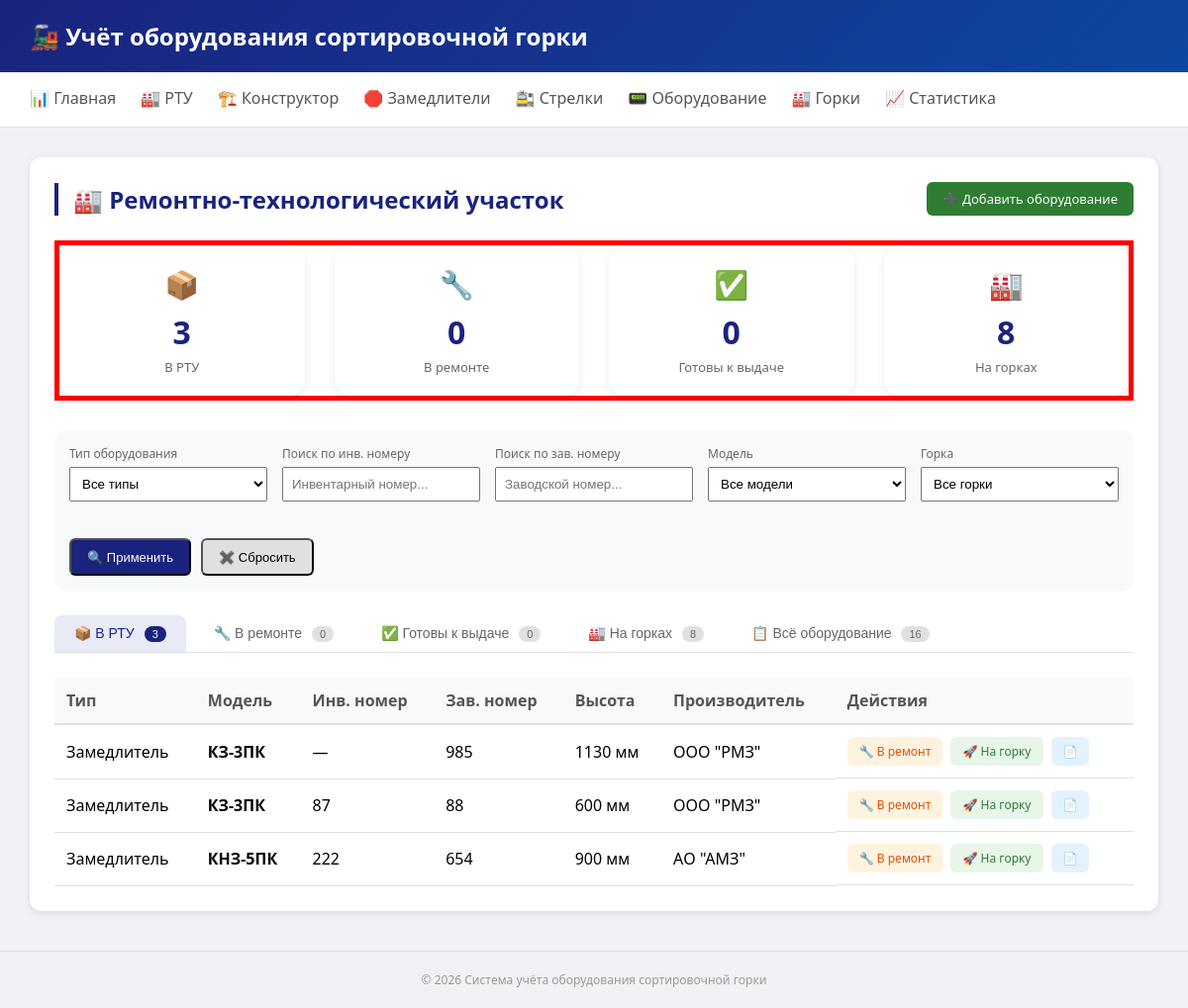
Page /rtu/ on the earlier database version.
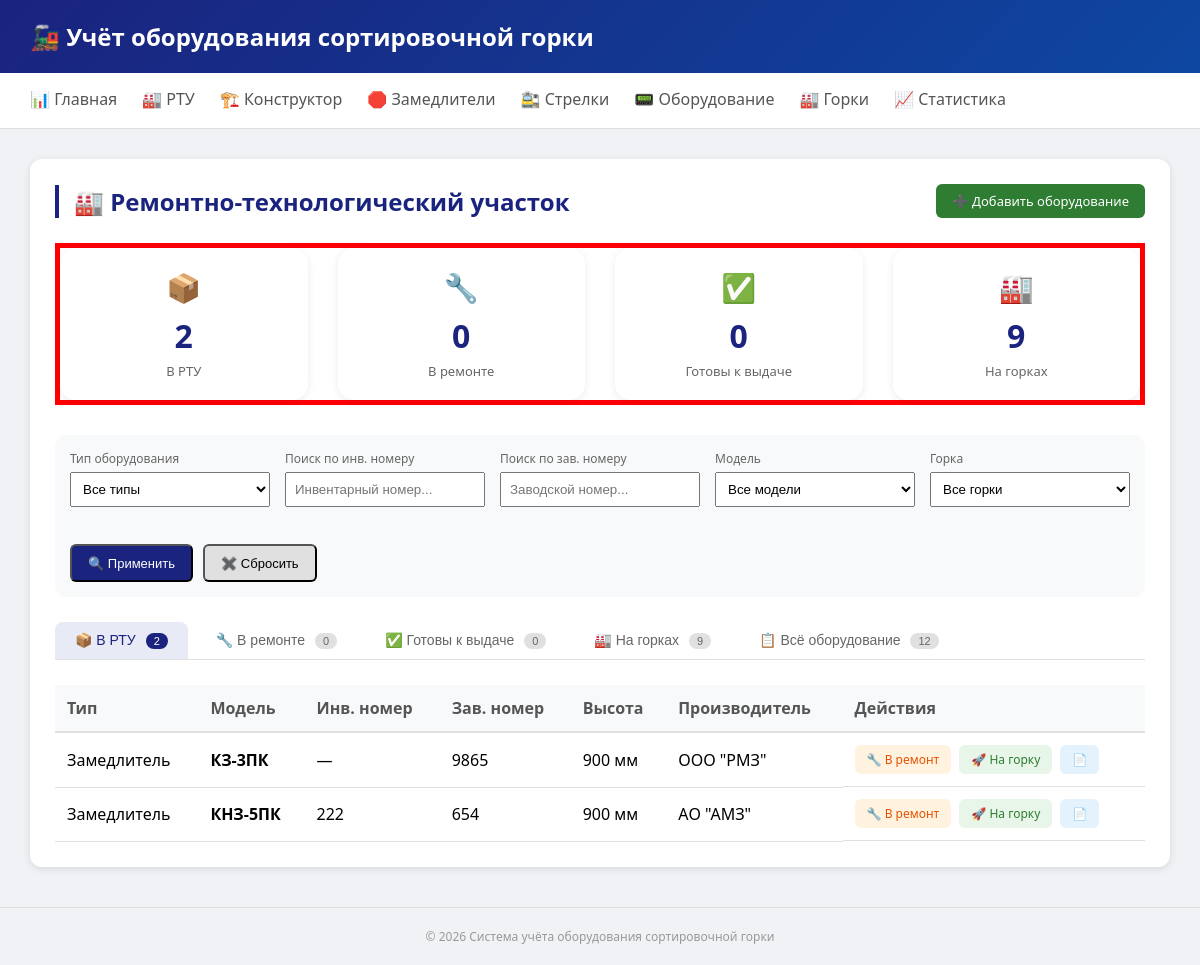
Same page on the later database version.
### tables this page shows
CREATE TABLE devices (
        id INTEGER PRIMARY KEY AUTOINCREMENT,
        equipment_type_id INTEGER NOT NULL,
        park_id INTEGER,
        track_section_id INTEGER,
        brake_position_id INTEGER,
        
        model TEXT,
        inv_number TEXT UNIQUE,
        serial_number TEXT,
        
        location_detail TEXT,
        mount_date DATE,
        
        params TEXT,
        
        manufacture_date DATE,
        install_date DATE,
        last_check_date DATE,
        
        status TEXT DEFAULT 'active',
        notes TEXT, rtu_batch_id INTEGER, manufacturer TEXT, passport_data TEXT, height_mm INTEGER, network_number TEXT, be TEXT DEFAULT "5067", os6_name TEXT, os6_install_year INTEGER, os6_last_repair INTEGER, os6_last_modernization INTEGER,
        
        FOREIGN KEY (equipment_type_id) REFERENCES equipment_types(id),
        FOREIGN KEY (park_id) REFERENCES parks(id),
        FOREIGN KEY (track_section_id) REFERENCES track_sections(id),
        FOREIGN KEY (brake_position_id) REFERENCES brake_positions(id)
    );

CREATE TABLE equipment_types (
        id INTEGER PRIMARY KEY AUTOINCREMENT,
        name TEXT NOT NULL UNIQUE,
        category TEXT,
        icon TEXT,
        has_passport BOOLEAN DEFAULT 1,
        has_serial_number BOOLEAN DEFAULT 1
    );

### routers/rtu.py (the view)
@router.get("/", response_class=HTMLResponse)
async def rtu_home(request: Request):
    conn = get_db()
    cursor = conn.cursor()
    cursor.execute("""
        SELECT d.*, et.name as type_name, et.icon,
               p.name as park_name,
               rd.tor_position, rd.total_operations
        FROM devices d
        JOIN equipment_types et ON d.equipment_type_id = et.id
        LEFT JOIN parks p ON d.park_id = p.id
        LEFT JOIN retarders rd ON d.id = rd.device_id
        ORDER BY d.id DESC
    """)
    all_devices = cursor.fetchall()
    cursor.execute("""
        SELECT d.*, et.name as type_name, et.icon
        FROM devices d
        JOIN equipment_types et ON d.equipment_type_id = et.id
        WHERE d.status = 'in_rtu'
        AND NOT EXISTS (SELECT 1 FROM repair_orders r WHERE r.device_id = d.id AND r.completed_date IS NULL)
        ORDER BY d.id DESC
    """)
    in_rtu = cursor.fetchall()
    cursor.execute("""
        SELECT d.*, et.name as type_name, et.icon, r.id as repair_id, r.repair_type, r.defects, r.received_date as repair_date
        FROM devices d
        JOIN equipment_types et ON d.equipment_type_id = et.id
        JOIN repair_orders r ON d.id = r.device_id
        WHERE d.status = 'in_repair' AND r.completed_date IS NULL
        ORDER BY r.received_date DESC
    """)
    in_repair = cursor.fetchall()
    cursor.execute("""
        SELECT d.*, et.name as type_name, et.icon, r.completed_date
        FROM devices d
        JOIN equipment_types et ON d.equipment_type_id = et.id
        JOIN repair_orders r ON d.id = r.device_id
        WHERE d.status = 'in_rtu' AND r.completed_date IS NOT NULL
        ORDER BY r.completed_date DESC
    """)
    ready = cursor.fetchall()
    cursor.execute("""
        SELECT d.*, et.name as type_name, et.icon, p.name as park_name,
               rd.tor_position, rd.total_operations
        FROM devices d
        JOIN equipment_types et ON d.equipment_type_id = et.id
        LEFT JOIN parks p ON d.park_id = p.id
        LEFT JOIN retarders rd ON d.id = rd.device_id
        WHERE d.status = 'active'
        ORDER BY d.id DESC
    """)
    active = cursor.fetchall()
    cursor.execute("""
        SELECT DISTINCT et.id, et.name, et.icon
        FROM equipment_types et
        JOIN devices d ON d.equipment_type_id = et.id
        ORDER BY et.name
    """)
    equipment_types = cursor.fetchall()
    cursor.execute("""
        SELECT DISTINCT model FROM devices
        WHERE model IS NOT NULL AND model != ''
        ORDER BY model
    """)
    unique_models = cursor.fetchall()
    cursor.execute("""
        SELECT DISTINCT p.name FROM parks p
        JOIN devices d ON d.park_id = p.id
        WHERE p.name IS NOT NULL
        ORDER BY p.name
    """)
    unique_parks = cursor.fetchall()
    conn.close()
    return templates.TemplateResponse("rtu.html", {
        "request": request,
        "in_rtu": in_rtu,
        "in_repair": in_repair,
        "ready": ready,
        "active": active,
        "all_devices": all_devices,  # ← ДОБАВИТЬ
        "equipment_types": equipment_types,
        "unique_models": unique_models,
        "unique_parks": unique_parks
    })

### templates/rtu.html (shortened to what the changed rows need)
{% extends "base.html" %}
{% block content %}
<div class="card">
    <div style="display: flex; justify-content: space-between; align-items: center; margin-bottom: 25px; flex-wrap: wrap; gap: 15px;">
        <h2 style="margin: 0;">🏭 Ремонтно-технологический участок</h2>
    </div>
    <div class="rtu-stats">
        <div class="stat-card">
            <div class="icon">📦</div>
            <div class="number">{{ in_rtu|length }}</div>
            <div class="label">В РТУ</div>
        </div>
        <div class="stat-card">
            <div class="icon">🏭</div>
            <div class="number">{{ active|length }}</div>
            <div class="label">На горках</div>
        </div>
    </div>
    <div class="rtu-tabs">
        <button class="rtu-tab active" data-tab="in_rtu">📦 В РТУ <span class="count">{{ in_rtu|length }}</span></button>
        <button class="rtu-tab" data-tab="active">🏭 На горках <span class="count">{{ active|length }}</span></button>
        <button class="rtu-tab" data-tab="all">📋 Всё оборудование <span class="count">{{ all_devices|length }}</span></button>
    </div>
    <div id="tab-in_rtu" class="tab-content">
        {% if in_rtu %}
        <table class="devices-table">
        <thead>
            <tr><th>Тип</th><th>Модель</th><th>Инв. номер</th><th>Зав. номер</th><th>Высота</th><th>Производитель</th><th>Действия</th></tr>
        </thead>
        <tbody>
            {% for d in in_rtu %}
            <tr>
                <td class="device-type">{{ d.type_name or '—' }}</td>
                <td><strong>{{ d.model or '—' }}</strong></td>
                <td>{{ d.inv_number or '—' }}</td>
                <td>{{ d.serial_number or '—' }}</td>
                <td>{% if d.height_mm %}{{ d.height_mm }} мм{% else %}—{% endif %}</td>
                <td>{{ d.manufacturer or '—' }}</td>
                <td class="action-buttons">
                    <a href="/rtu/device/{{ d.id }}/repair" class="btn-icon btn-repair">🔧 В ремонт</a>
                    <a href="/rtu/device/{{ d.id }}/install" class="btn-icon btn-install">🚀 На горку</a>
                    <a href="/devices/{{ d.id }}" class="btn-icon btn-view">📄</a>
                </td>
            </tr>
            {% endfor %}
        </tbody>
        </table>
        {% else %}
        <div class="empty-state">📭 Нет оборудования в РТУ</div>
        {% endif %}
    </div>
</div>
{% endblock %}

Differences in the rows shown:
no longer on this page (row edited): devices: name "Замедлитель", model "КЗ-3ПК", inv_number "—", serial_number "985", height_mm "1130", manufacturer "ООО \"РМЗ\""
no longer on this page (row unchanged): devices: name "Замедлитель", model "КЗ-3ПК", inv_number "87", serial_number "88", height_mm "600", manufacturer "ООО \"РМЗ\""
added devices: name "Замедлитель", model "КЗ-3ПК", inv_number "—", serial_number "9865", height_mm "900", manufacturer "ООО \"РМЗ\""
Other differences:
{{ in_rtu|length }}: "3" → "2"
{{ active|length }}: "8" → "9"
{{ all_devices|length }}: "16" → "12"
